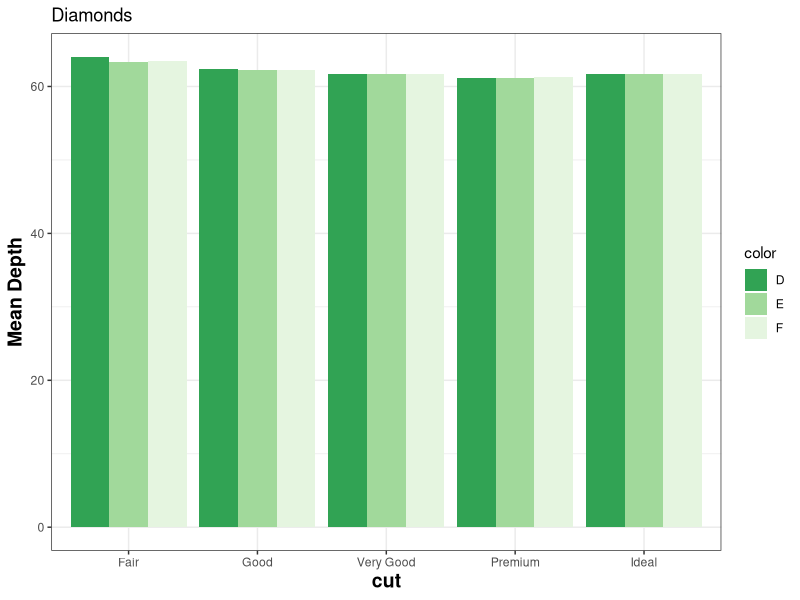
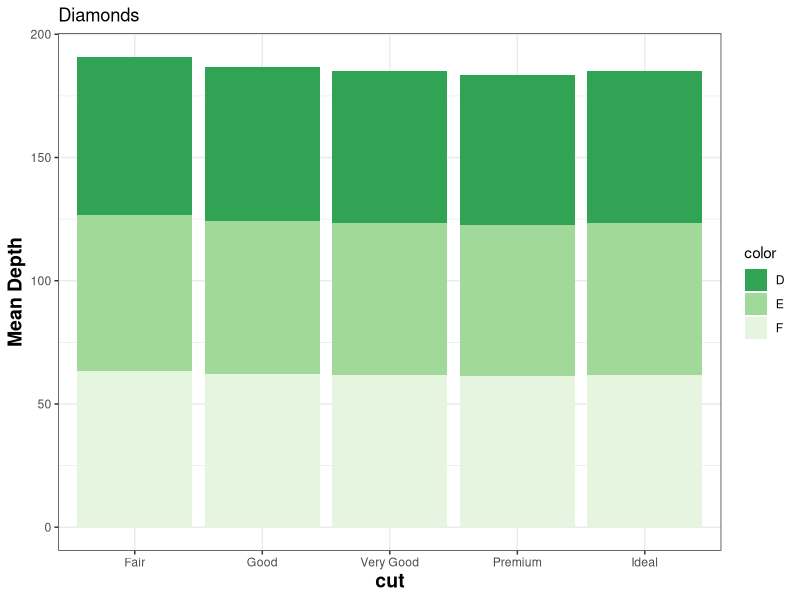

These charts were generated, in order, by the following R code:
## ---- chunk 1
knitr::opts_chunk$set(echo = TRUE)
## ---- chunk 2
library(dplyr)
library(magrittr)
library(ggplot2)

data(diamonds)

## ---- chunk 3
diamonds2 <- diamonds %>% filter(color %in% c("D","E","F"))

diamonds.report <- diamonds2 %>% 
  group_by(cut,color)  %>% 
  summarize(mean.depth = mean(depth)) 
## ---- chunk 4
diamonds.report 
## ---- chunk 5
p <- ggplot(data=diamonds.report, 
       aes(x = cut,
           y = mean.depth, 
           fill = color)) 
## ---- chunk 6
p+ geom_bar(stat="identity",position = "dodge") + 
         scale_fill_brewer(palette = "Greens" , direction = -1) +
         ggtitle("Diamonds") + 
         ylab("Mean Depth") + 
         theme_bw() +
         theme(axis.title.x = element_text(color="black", size=14, face="bold"),
               axis.title.y = element_text(color="black", size=14, face="bold"))
## ---- chunk 7
 p+ geom_bar(stat="identity",position = "stack") + 
         scale_fill_brewer(palette = "Greens" , direction = -1) +
         ggtitle("Diamonds") + 
         ylab("Mean Depth") + 
         theme_bw() +
         theme(axis.title.x = element_text(color="black", size=14, face="bold"),
               axis.title.y = element_text(color="black", size=14, face="bold"))
